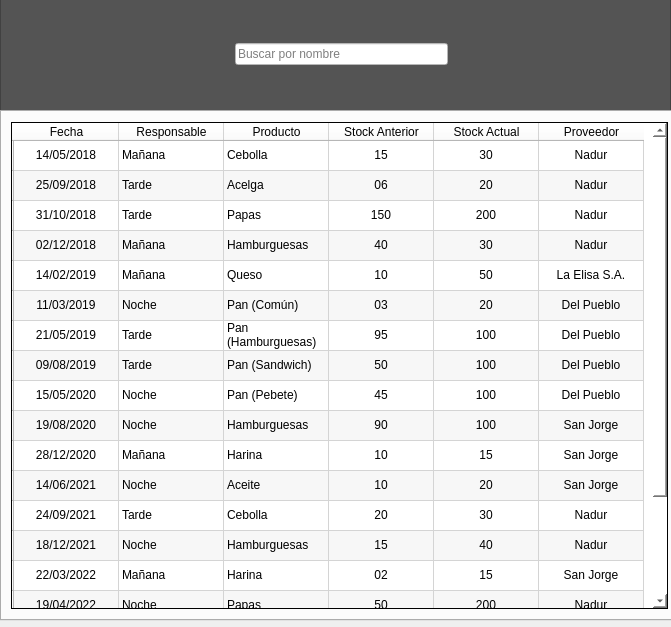
<?xml version="1.0" encoding="UTF-8"?>
<ui version="4.0">
 <class>Dialog</class>
 <widget class="QDialog" name="Dialog">
  <property name="geometry">
   <rect>
    <x>0</x>
    <y>0</y>
    <width>671</width>
    <height>627</height>
   </rect>
  </property>
  <property name="windowTitle">
   <string>Dialog</string>
  </property>
  <widget class="QFrame" name="frame">
   <property name="geometry">
    <rect>
     <x>0</x>
     <y>-6</y>
     <width>671</width>
     <height>121</height>
    </rect>
   </property>
   <property name="sizePolicy">
    <sizepolicy hsizetype="Fixed" vsizetype="Fixed">
     <horstretch>0</horstretch>
     <verstretch>0</verstretch>
    </sizepolicy>
   </property>
   <property name="styleSheet">
    <string notr="true">background-color: rgb(84, 84, 84)</string>
   </property>
   <property name="frameShape">
    <enum>QFrame::StyledPanel</enum>
   </property>
   <property name="frameShadow">
    <enum>QFrame::Raised</enum>
   </property>
   <layout class="QHBoxLayout" name="horizontalLayout_2">
    <item>
     <widget class="QLabel" name="escudoClub">
      <property name="enabled">
       <bool>true</bool>
      </property>
      <property name="maximumSize">
       <size>
        <width>100</width>
        <height>150</height>
       </size>
      </property>
      <property name="sizeIncrement">
       <size>
        <width>0</width>
        <height>0</height>
       </size>
      </property>
      <property name="font">
       <font>
        <pointsize>16</pointsize>
       </font>
      </property>
      <property name="styleSheet">
       <string notr="true">width:25px;
height:25px;</string>
      </property>
      <property name="text">
       <string>&lt;html&gt;&lt;head/&gt;&lt;body&gt;&lt;p&gt;&lt;img src=&quot;:/Logos/Escudo-Club - copia v2.png&quot;/&gt;&lt;/p&gt;&lt;/body&gt;&lt;/html&gt;</string>
      </property>
      <property name="pixmap">
       <pixmap resource="Recursos.qrc">:/Logos/Escudo-Club.png</pixmap>
      </property>
      <property name="scaledContents">
       <bool>true</bool>
      </property>
     </widget>
    </item>
    <item>
     <spacer name="horizontalSpacer">
      <property name="orientation">
       <enum>Qt::Horizontal</enum>
      </property>
      <property name="sizeHint" stdset="0">
       <size>
        <width>40</width>
        <height>20</height>
       </size>
      </property>
     </spacer>
    </item>
    <item>
     <widget class="QLabel" name="label">
      <property name="text">
       <string>&lt;html&gt;&lt;head/&gt;&lt;body&gt;&lt;p&gt;&lt;img src=&quot;:/Iconos/Lupa v2.png&quot;/&gt;&lt;/p&gt;&lt;/body&gt;&lt;/html&gt;</string>
      </property>
     </widget>
    </item>
    <item>
     <widget class="QLineEdit" name="barraBusqueda">
      <property name="styleSheet">
       <string notr="true">background-color: rgb(255, 255, 255);</string>
      </property>
      <property name="readOnly">
       <bool>false</bool>
      </property>
      <property name="placeholderText">
       <string>Buscar por nombre</string>
      </property>
     </widget>
    </item>
    <item>
     <spacer name="horizontalSpacer_7">
      <property name="orientation">
       <enum>Qt::Horizontal</enum>
      </property>
      <property name="sizeHint" stdset="0">
       <size>
        <width>40</width>
        <height>20</height>
       </size>
      </property>
     </spacer>
    </item>
   </layout>
  </widget>
  <widget class="QTabWidget" name="tabWidget">
   <property name="geometry">
    <rect>
     <x>0</x>
     <y>110</y>
     <width>681</width>
     <height>511</height>
    </rect>
   </property>
   <property name="cursor">
    <cursorShape>ArrowCursor</cursorShape>
   </property>
   <property name="currentIndex">
    <number>0</number>
   </property>
   <property name="tabBarAutoHide">
    <bool>true</bool>
   </property>
   <widget class="QWidget" name="tabHistorial">
    <attribute name="title">
     <string>Historial</string>
    </attribute>
    <layout class="QVBoxLayout" name="verticalLayout_3">
     <item>
      <widget class="QTableWidget" name="tablaInventario">
       <property name="enabled">
        <bool>true</bool>
       </property>
       <property name="sizePolicy">
        <sizepolicy hsizetype="Expanding" vsizetype="Expanding">
         <horstretch>0</horstretch>
         <verstretch>0</verstretch>
        </sizepolicy>
       </property>
       <property name="maximumSize">
        <size>
         <width>657</width>
         <height>487</height>
        </size>
       </property>
       <property name="styleSheet">
        <string notr="true">background-color: white;
color:black;</string>
       </property>
       <property name="frameShape">
        <enum>QFrame::Panel</enum>
       </property>
       <property name="frameShadow">
        <enum>QFrame::Plain</enum>
       </property>
       <property name="lineWidth">
        <number>1</number>
       </property>
       <property name="midLineWidth">
        <number>0</number>
       </property>
       <property name="horizontalScrollBarPolicy">
        <enum>Qt::ScrollBarAlwaysOff</enum>
       </property>
       <property name="autoScroll">
        <bool>true</bool>
       </property>
       <property name="editTriggers">
        <set>QAbstractItemView::NoEditTriggers</set>
       </property>
       <property name="alternatingRowColors">
        <bool>true</bool>
       </property>
       <property name="selectionMode">
        <enum>QAbstractItemView::SingleSelection</enum>
       </property>
       <property name="textElideMode">
        <enum>Qt::ElideMiddle</enum>
       </property>
       <property name="horizontalScrollMode">
        <enum>QAbstractItemView::ScrollPerItem</enum>
       </property>
       <property name="wordWrap">
        <bool>true</bool>
       </property>
       <property name="rowCount">
        <number>19</number>
       </property>
       <property name="columnCount">
        <number>6</number>
       </property>
       <attribute name="horizontalHeaderVisible">
        <bool>true</bool>
       </attribute>
       <attribute name="horizontalHeaderCascadingSectionResizes">
        <bool>false</bool>
       </attribute>
       <attribute name="horizontalHeaderMinimumSectionSize">
        <number>40</number>
       </attribute>
       <attribute name="horizontalHeaderDefaultSectionSize">
        <number>105</number>
       </attribute>
       <attribute name="horizontalHeaderShowSortIndicator" stdset="0">
        <bool>false</bool>
       </attribute>
       <attribute name="horizontalHeaderStretchLastSection">
        <bool>false</bool>
       </attribute>
       <attribute name="verticalHeaderDefaultSectionSize">
        <number>30</number>
       </attribute>
       <attribute name="verticalHeaderHighlightSections">
        <bool>true</bool>
       </attribute>
       <row>
        <property name="text">
         <string/>
        </property>
       </row>
       <row>
        <property name="text">
         <string/>
        </property>
       </row>
       <row>
        <property name="text">
         <string/>
        </property>
       </row>
       <row>
        <property name="text">
         <string/>
        </property>
       </row>
       <row>
        <property name="text">
         <string/>
        </property>
       </row>
       <row>
        <property name="text">
         <string/>
        </property>
       </row>
       <row>
        <property name="text">
         <string/>
        </property>
       </row>
       <row>
        <property name="text">
         <string/>
        </property>
       </row>
       <row>
        <property name="text">
         <string/>
        </property>
       </row>
       <row>
        <property name="text">
         <string/>
        </property>
       </row>
       <row>
        <property name="text">
         <string/>
        </property>
       </row>
       <row>
        <property name="text">
         <string/>
        </property>
       </row>
       <row>
        <property name="text">
         <string/>
        </property>
       </row>
       <row>
        <property name="text">
         <string/>
        </property>
       </row>
       <row>
        <property name="text">
         <string/>
        </property>
       </row>
       <row>
        <property name="text">
         <string/>
        </property>
       </row>
       <row>
        <property name="text">
         <string/>
        </property>
       </row>
       <row>
        <property name="text">
         <string/>
        </property>
       </row>
       <row>
        <property name="text">
         <string/>
        </property>
       </row>
       <column>
        <property name="text">
         <string>Fecha</string>
        </property>
       </column>
       <column>
        <property name="text">
         <string>Responsable</string>
        </property>
       </column>
       <column>
        <property name="text">
         <string>Producto</string>
        </property>
       </column>
       <column>
        <property name="text">
         <string>Stock Anterior</string>
        </property>
       </column>
       <column>
        <property name="text">
         <string>Stock Actual</string>
        </property>
       </column>
       <column>
        <property name="text">
         <string>Proveedor</string>
        </property>
       </column>
       <item row="0" column="0">
        <property name="text">
         <string>14/05/2018</string>
        </property>
        <property name="textAlignment">
         <set>AlignCenter</set>
        </property>
       </item>
       <item row="0" column="1">
        <property name="text">
         <string>Mañana</string>
        </property>
       </item>
       <item row="0" column="2">
        <property name="text">
         <string>Cebolla</string>
        </property>
       </item>
       <item row="0" column="3">
        <property name="text">
         <string>15</string>
        </property>
        <property name="textAlignment">
         <set>AlignCenter</set>
        </property>
       </item>
       <item row="0" column="4">
        <property name="text">
         <string>30</string>
        </property>
        <property name="textAlignment">
         <set>AlignCenter</set>
        </property>
       </item>
       <item row="0" column="5">
        <property name="text">
         <string>Nadur</string>
        </property>
        <property name="textAlignment">
         <set>AlignCenter</set>
        </property>
       </item>
       <item row="1" column="0">
        <property name="text">
         <string>25/09/2018</string>
        </property>
        <property name="textAlignment">
         <set>AlignCenter</set>
        </property>
       </item>
       <item row="1" column="1">
        <property name="text">
         <string>Tarde</string>
        </property>
       </item>
       <item row="1" column="2">
        <property name="text">
         <string>Acelga</string>
        </property>
       </item>
       <item row="1" column="3">
        <property name="text">
         <string>06</string>
        </property>
        <property name="textAlignment">
         <set>AlignCenter</set>
        </property>
       </item>
       <item row="1" column="4">
        <property name="text">
         <string>20</string>
        </property>
        <property name="textAlignment">
         <set>AlignCenter</set>
        </property>
       </item>
       <item row="1" column="5">
        <property name="text">
         <string>Nadur</string>
        </property>
        <property name="textAlignment">
         <set>AlignCenter</set>
        </property>
       </item>
       <item row="2" column="0">
        <property name="text">
         <string>31/10/2018</string>
        </property>
        <property name="textAlignment">
         <set>AlignCenter</set>
        </property>
       </item>
       <item row="2" column="1">
        <property name="text">
         <string>Tarde</string>
        </property>
       </item>
       <item row="2" column="2">
        <property name="text">
         <string>Papas</string>
        </property>
       </item>
       <item row="2" column="3">
        <property name="text">
         <string>150</string>
        </property>
        <property name="textAlignment">
         <set>AlignCenter</set>
        </property>
       </item>
       <item row="2" column="4">
        <property name="text">
         <string>200</string>
        </property>
        <property name="textAlignment">
         <set>AlignCenter</set>
        </property>
       </item>
       <item row="2" column="5">
        <property name="text">
         <string>Nadur</string>
        </property>
        <property name="textAlignment">
         <set>AlignCenter</set>
        </property>
       </item>
       <item row="3" column="0">
        <property name="text">
         <string>02/12/2018</string>
        </property>
        <property name="textAlignment">
         <set>AlignCenter</set>
        </property>
       </item>
       <item row="3" column="1">
        <property name="text">
         <string>Mañana</string>
        </property>
       </item>
       <item row="3" column="2">
        <property name="text">
         <string>Hamburguesas</string>
        </property>
       </item>
       <item row="3" column="3">
        <property name="text">
         <string>40</string>
        </property>
        <property name="textAlignment">
         <set>AlignCenter</set>
        </property>
       </item>
       <item row="3" column="4">
        <property name="text">
         <string>30</string>
        </property>
        <property name="textAlignment">
         <set>AlignCenter</set>
        </property>
       </item>
       <item row="3" column="5">
        <property name="text">
         <string>Nadur</string>
        </property>
        <property name="textAlignment">
         <set>AlignCenter</set>
        </property>
       </item>
       <item row="4" column="0">
        <property name="text">
         <string>14/02/2019</string>
        </property>
        <property name="textAlignment">
         <set>AlignCenter</set>
        </property>
       </item>
       <item row="4" column="1">
        <property name="text">
         <string>Mañana</string>
        </property>
       </item>
       <item row="4" column="2">
        <property name="text">
         <string>Queso</string>
        </property>
       </item>
       <item row="4" column="3">
        <property name="text">
         <string>10</string>
        </property>
        <property name="textAlignment">
         <set>AlignCenter</set>
        </property>
       </item>
       <item row="4" column="4">
        <property name="text">
         <string>50</string>
        </property>
        <property name="textAlignment">
         <set>AlignCenter</set>
        </property>
       </item>
       <item row="4" column="5">
        <property name="text">
         <string>La Elisa S.A.</string>
        </property>
        <property name="textAlignment">
         <set>AlignCenter</set>
        </property>
       </item>
       <item row="5" column="0">
        <property name="text">
         <string>11/03/2019</string>
        </property>
        <property name="textAlignment">
         <set>AlignCenter</set>
        </property>
       </item>
       <item row="5" column="1">
        <property name="text">
         <string>Noche</string>
        </property>
       </item>
       <item row="5" column="2">
        <property name="text">
         <string>Pan (Común)</string>
        </property>
       </item>
       <item row="5" column="3">
        <property name="text">
         <string>03</string>
        </property>
        <property name="textAlignment">
         <set>AlignCenter</set>
        </property>
       </item>
       <item row="5" column="4">
        <property name="text">
         <string>20</string>
        </property>
        <property name="textAlignment">
         <set>AlignCenter</set>
        </property>
       </item>
       <item row="5" column="5">
        <property name="text">
         <string>Del Pueblo</string>
        </property>
        <property name="textAlignment">
         <set>AlignCenter</set>
        </property>
       </item>
       <item row="6" column="0">
        <property name="text">
         <string>21/05/2019</string>
        </property>
        <property name="textAlignment">
         <set>AlignCenter</set>
        </property>
       </item>
       <item row="6" column="1">
        <property name="text">
         <string>Tarde</string>
        </property>
       </item>
       <item row="6" column="2">
        <property name="text">
         <string>Pan (Hamburguesas)</string>
        </property>
       </item>
       <item row="6" column="3">
        <property name="text">
         <string>95</string>
        </property>
        <property name="textAlignment">
         <set>AlignCenter</set>
        </property>
       </item>
       <item row="6" column="4">
        <property name="text">
         <string>100</string>
        </property>
        <property name="textAlignment">
         <set>AlignCenter</set>
        </property>
       </item>
       <item row="6" column="5">
        <property name="text">
         <string>Del Pueblo</string>
        </property>
        <property name="textAlignment">
         <set>AlignCenter</set>
        </property>
       </item>
       <item row="7" column="0">
        <property name="text">
         <string>09/08/2019</string>
        </property>
        <property name="textAlignment">
         <set>AlignCenter</set>
        </property>
       </item>
       <item row="7" column="1">
        <property name="text">
         <string>Tarde</string>
        </property>
       </item>
       <item row="7" column="2">
        <property name="text">
         <string>Pan (Sandwich)</string>
        </property>
       </item>
       <item row="7" column="3">
        <property name="text">
         <string>50</string>
        </property>
        <property name="textAlignment">
         <set>AlignCenter</set>
        </property>
       </item>
       <item row="7" column="4">
        <property name="text">
         <string>100</string>
        </property>
        <property name="textAlignment">
         <set>AlignCenter</set>
        </property>
       </item>
       <item row="7" column="5">
        <property name="text">
         <string>Del Pueblo</string>
        </property>
        <property name="textAlignment">
         <set>AlignCenter</set>
        </property>
       </item>
       <item row="8" column="0">
        <property name="text">
         <string>15/05/2020</string>
        </property>
        <property name="textAlignment">
         <set>AlignCenter</set>
        </property>
       </item>
       <item row="8" column="1">
        <property name="text">
         <string>Noche</string>
        </property>
       </item>
       <item row="8" column="2">
        <property name="text">
         <string>Pan (Pebete)</string>
        </property>
       </item>
       <item row="8" column="3">
        <property name="text">
         <string>45</string>
        </property>
        <property name="textAlignment">
         <set>AlignCenter</set>
        </property>
       </item>
       <item row="8" column="4">
        <property name="text">
         <string>100</string>
        </property>
        <property name="textAlignment">
         <set>AlignCenter</set>
        </property>
       </item>
       <item row="8" column="5">
        <property name="text">
         <string>Del Pueblo</string>
        </property>
        <property name="textAlignment">
         <set>AlignCenter</set>
        </property>
       </item>
       <item row="9" column="0">
        <property name="text">
         <string>19/08/2020</string>
        </property>
        <property name="textAlignment">
         <set>AlignCenter</set>
        </property>
       </item>
       <item row="9" column="1">
        <property name="text">
         <string>Noche</string>
        </property>
       </item>
       <item row="9" column="2">
        <property name="text">
         <string>Hamburguesas</string>
        </property>
       </item>
       <item row="9" column="3">
        <property name="text">
         <string>90</string>
        </property>
        <property name="textAlignment">
         <set>AlignCenter</set>
        </property>
        <property name="background">
         <brush brushstyle="NoBrush">
          <color alpha="255">
           <red>255</red>
           <green>0</green>
           <blue>0</blue>
          </color>
         </brush>
        </property>
       </item>
       <item row="9" column="4">
        <property name="text">
         <string>100</string>
        </property>
        <property name="textAlignment">
         <set>AlignCenter</set>
        </property>
       </item>
       <item row="9" column="5">
        <property name="text">
         <string>San Jorge</string>
        </property>
        <property name="textAlignment">
         <set>AlignCenter</set>
        </property>
       </item>
       <item row="10" column="0">
        <property name="text">
         <string>28/12/2020</string>
        </property>
        <property name="textAlignment">
         <set>AlignCenter</set>
        </property>
       </item>
       <item row="10" column="1">
        <property name="text">
         <string>Mañana</string>
        </property>
       </item>
       <item row="10" column="2">
        <property name="text">
         <string>Harina</string>
        </property>
       </item>
       <item row="10" column="3">
        <property name="text">
         <string>10</string>
        </property>
        <property name="textAlignment">
         <set>AlignCenter</set>
        </property>
       </item>
       <item row="10" column="4">
        <property name="text">
         <string>15</string>
        </property>
        <property name="textAlignment">
         <set>AlignCenter</set>
        </property>
       </item>
       <item row="10" column="5">
        <property name="text">
         <string>San Jorge</string>
        </property>
        <property name="textAlignment">
         <set>AlignCenter</set>
        </property>
       </item>
       <item row="11" column="0">
        <property name="text">
         <string>14/06/2021</string>
        </property>
        <property name="textAlignment">
         <set>AlignCenter</set>
        </property>
       </item>
       <item row="11" column="1">
        <property name="text">
         <string>Noche</string>
        </property>
       </item>
       <item row="11" column="2">
        <property name="text">
         <string>Aceite</string>
        </property>
       </item>
       <item row="11" column="3">
        <property name="text">
         <string>10</string>
        </property>
        <property name="textAlignment">
         <set>AlignCenter</set>
        </property>
       </item>
       <item row="11" column="4">
        <property name="text">
         <string>20</string>
        </property>
        <property name="textAlignment">
         <set>AlignCenter</set>
        </property>
       </item>
       <item row="11" column="5">
        <property name="text">
         <string>San Jorge</string>
        </property>
        <property name="textAlignment">
         <set>AlignCenter</set>
        </property>
       </item>
       <item row="12" column="0">
        <property name="text">
         <string>24/09/2021</string>
        </property>
        <property name="textAlignment">
         <set>AlignCenter</set>
        </property>
       </item>
       <item row="12" column="1">
        <property name="text">
         <string>Tarde</string>
        </property>
       </item>
       <item row="12" column="2">
        <property name="text">
         <string>Cebolla</string>
        </property>
       </item>
       <item row="12" column="3">
        <property name="text">
         <string>20</string>
        </property>
        <property name="textAlignment">
         <set>AlignCenter</set>
        </property>
       </item>
       <item row="12" column="4">
        <property name="text">
         <string>30</string>
        </property>
        <property name="textAlignment">
         <set>AlignCenter</set>
        </property>
       </item>
       <item row="12" column="5">
        <property name="text">
         <string>Nadur</string>
        </property>
        <property name="textAlignment">
         <set>AlignCenter</set>
        </property>
       </item>
       <item row="13" column="0">
        <property name="text">
         <string>18/12/2021</string>
        </property>
        <property name="textAlignment">
         <set>AlignCenter</set>
        </property>
       </item>
       <item row="13" column="1">
        <property name="text">
         <string>Noche</string>
        </property>
       </item>
       <item row="13" column="2">
        <property name="text">
         <string>Hamburguesas</string>
        </property>
       </item>
       <item row="13" column="3">
        <property name="text">
         <string>15</string>
        </property>
        <property name="textAlignment">
         <set>AlignCenter</set>
        </property>
       </item>
       <item row="13" column="4">
        <property name="text">
         <string>40</string>
        </property>
        <property name="textAlignment">
         <set>AlignCenter</set>
        </property>
       </item>
       <item row="13" column="5">
        <property name="text">
         <string>Nadur</string>
        </property>
        <property name="textAlignment">
         <set>AlignCenter</set>
        </property>
       </item>
       <item row="14" column="0">
        <property name="text">
         <string>22/03/2022</string>
        </property>
        <property name="textAlignment">
         <set>AlignCenter</set>
        </property>
       </item>
       <item row="14" column="1">
        <property name="text">
         <string>Mañana</string>
        </property>
       </item>
       <item row="14" column="2">
        <property name="text">
         <string>Harina</string>
        </property>
       </item>
       <item row="14" column="3">
        <property name="text">
         <string>02</string>
        </property>
        <property name="textAlignment">
         <set>AlignCenter</set>
        </property>
       </item>
       <item row="14" column="4">
        <property name="text">
         <string>15</string>
        </property>
        <property name="textAlignment">
         <set>AlignCenter</set>
        </property>
       </item>
       <item row="14" column="5">
        <property name="text">
         <string>San Jorge</string>
        </property>
        <property name="textAlignment">
         <set>AlignCenter</set>
        </property>
       </item>
       <item row="15" column="0">
        <property name="text">
         <string>19/04/2022</string>
        </property>
        <property name="textAlignment">
         <set>AlignCenter</set>
        </property>
       </item>
       <item row="15" column="1">
        <property name="text">
         <string>Noche</string>
        </property>
       </item>
       <item row="15" column="2">
        <property name="text">
         <string>Papas</string>
        </property>
       </item>
       <item row="15" column="3">
        <property name="text">
         <string>50</string>
        </property>
        <property name="textAlignment">
         <set>AlignCenter</set>
        </property>
       </item>
       <item row="15" column="4">
        <property name="text">
         <string>200</string>
        </property>
        <property name="textAlignment">
         <set>AlignCenter</set>
        </property>
       </item>
       <item row="15" column="5">
        <property name="text">
         <string>Nadur</string>
        </property>
        <property name="textAlignment">
         <set>AlignCenter</set>
        </property>
       </item>
       <item row="16" column="0">
        <property name="text">
         <string>01/10/2022</string>
        </property>
        <property name="textAlignment">
         <set>AlignCenter</set>
        </property>
       </item>
       <item row="16" column="1">
        <property name="text">
         <string>Mañana</string>
        </property>
       </item>
       <item row="16" column="2">
        <property name="text">
         <string>Pan (Sandwich)</string>
        </property>
       </item>
       <item row="16" column="3">
        <property name="text">
         <string>150</string>
        </property>
        <property name="textAlignment">
         <set>AlignCenter</set>
        </property>
       </item>
       <item row="16" column="4">
        <property name="text">
         <string>100</string>
        </property>
        <property name="textAlignment">
         <set>AlignCenter</set>
        </property>
       </item>
       <item row="16" column="5">
        <property name="text">
         <string>Del Pueblo</string>
        </property>
        <property name="textAlignment">
         <set>AlignCenter</set>
        </property>
       </item>
       <item row="17" column="0">
        <property name="text">
         <string>16/12/2022</string>
        </property>
        <property name="textAlignment">
         <set>AlignCenter</set>
        </property>
       </item>
       <item row="17" column="1">
        <property name="text">
         <string>Tarde</string>
        </property>
       </item>
       <item row="17" column="2">
        <property name="text">
         <string>Hamburguesas</string>
        </property>
       </item>
       <item row="17" column="3">
        <property name="text">
         <string>60</string>
        </property>
        <property name="textAlignment">
         <set>AlignCenter</set>
        </property>
       </item>
       <item row="17" column="4">
        <property name="text">
         <string>40</string>
        </property>
        <property name="textAlignment">
         <set>AlignCenter</set>
        </property>
       </item>
       <item row="17" column="5">
        <property name="text">
         <string>Nadur</string>
        </property>
        <property name="textAlignment">
         <set>AlignCenter</set>
        </property>
       </item>
      </widget>
     </item>
    </layout>
   </widget>
  </widget>
 </widget>
 <resources>
  <include location="Recursos.qrc"/>
 </resources>
 <connections/>
</ui>
